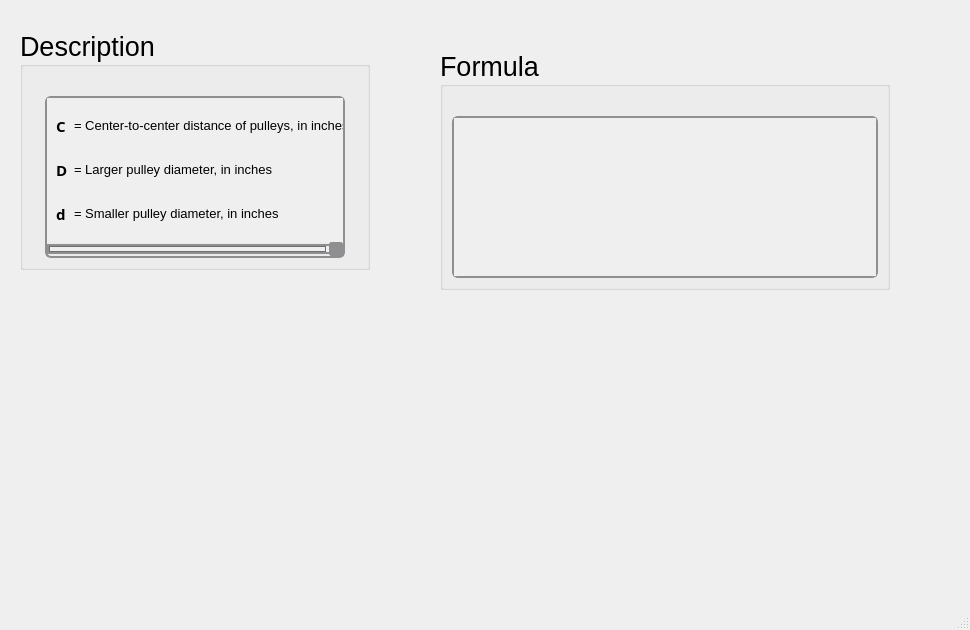
<?xml version="1.0" encoding="UTF-8"?>
<ui version="4.0">
 <class>MainWindow</class>
 <widget class="QMainWindow" name="MainWindow">
  <property name="geometry">
   <rect>
    <x>0</x>
    <y>0</y>
    <width>970</width>
    <height>630</height>
   </rect>
  </property>
  <property name="windowTitle">
   <string>MainWindow</string>
  </property>
  <widget class="QWidget" name="centralwidget">
   <widget class="QGroupBox" name="groupBox_251">
    <property name="geometry">
     <rect>
      <x>20</x>
      <y>30</y>
      <width>350</width>
      <height>240</height>
     </rect>
    </property>
    <property name="sizePolicy">
     <sizepolicy hsizetype="Minimum" vsizetype="Minimum">
      <horstretch>0</horstretch>
      <verstretch>0</verstretch>
     </sizepolicy>
    </property>
    <property name="minimumSize">
     <size>
      <width>350</width>
      <height>0</height>
     </size>
    </property>
    <property name="maximumSize">
     <size>
      <width>350</width>
      <height>241</height>
     </size>
    </property>
    <property name="font">
     <font>
      <family>Segoe UI</family>
      <pointsize>20</pointsize>
      <weight>50</weight>
      <italic>false</italic>
      <bold>false</bold>
     </font>
    </property>
    <property name="title">
     <string>Description</string>
    </property>
    <layout class="QGridLayout" name="gridLayout_514">
     <item row="0" column="0">
      <spacer name="verticalSpacer_251">
       <property name="orientation">
        <enum>Qt::Vertical</enum>
       </property>
       <property name="sizeType">
        <enum>QSizePolicy::Fixed</enum>
       </property>
       <property name="sizeHint" stdset="0">
        <size>
         <width>20</width>
         <height>20</height>
        </size>
       </property>
      </spacer>
     </item>
     <item row="1" column="0">
      <widget class="QScrollArea" name="scrollArea_125">
       <property name="sizePolicy">
        <sizepolicy hsizetype="Minimum" vsizetype="Minimum">
         <horstretch>0</horstretch>
         <verstretch>0</verstretch>
        </sizepolicy>
       </property>
       <property name="maximumSize">
        <size>
         <width>300</width>
         <height>361</height>
        </size>
       </property>
       <property name="font">
        <font>
         <family>Segoe UI</family>
         <pointsize>15</pointsize>
         <weight>50</weight>
         <italic>false</italic>
         <bold>false</bold>
        </font>
       </property>
       <property name="styleSheet">
        <string notr="true">QScrollArea {
    background: qlineargradient(x1:0, y1:0, x2:0, y2:1,
                               stop:0 #f6f7fa, stop:1 #dadbde);
    border: 2px solid #8f8f91;
    border-radius: 6px;
}

QScrollArea QScrollBar:vertical, QScrollArea QScrollBar:horizontal {
    background: qlineargradient(x1:0, y1:0, x2:0, y2:1,
                               stop:0 #f6f7fa, stop:1 #dadbde);
    border: 2px solid #8f8f91;
    border-radius: 6px;
    width: 14px;
    height: 14px;
    margin: 2px 0 2px 0;
}

/* Completely remove the bottom button of the vertical scrollbar */
QScrollArea QScrollBar::add-line:vertical {
    height: 0px;
    width: 0px;
    border: none;
    background: none;
    margin: 0px;
    padding: 0px;
}

QScrollArea QScrollBar::handle:vertical, QScrollArea QScrollBar::handle:horizontal {
    background: qlineargradient(x1:0, y1:0, x2:0, y2:1,
                               stop:0 #8f8f91, stop:1 #6f6f71);
    min-height: 20px;
    border-radius: 6px;
    border: 1px solid #6f6f71;
}

QScrollArea QScrollBar::handle:vertical:hover, QScrollArea QScrollBar::handle:horizontal:hover {
    background: qlineargradient(x1:0, y1:0, x2:0, y2:1,
                               stop:0 #6f6f71, stop:1 #4f4f51);
    border: 1px solid #4f4f51;
}

QScrollArea QScrollBar::sub-line:vertical, QScrollArea QScrollBar::add-line:horizontal, QScrollArea QScrollBar::sub-line:horizontal {
    background: #8f8f91;
    border: none;
    border-radius: 3px;
    height: 14px;
    width: 14px;
    subcontrol-origin: margin;
}

QScrollArea QScrollBar::sub-line:vertical:hover, QScrollArea QScrollBar::add-line:horizontal:hover, QScrollArea QScrollBar::sub-line:horizontal:hover {
    background: #6f6f71;
}

QScrollArea QScrollBar::add-page:vertical, QScrollArea QScrollBar::sub-page:vertical,
QScrollArea QScrollBar::add-page:horizontal, QScrollArea QScrollBar::sub-page:horizontal {
    background: transparent;
}
</string>
       </property>
       <property name="verticalScrollBarPolicy">
        <enum>Qt::ScrollBarAsNeeded</enum>
       </property>
       <property name="horizontalScrollBarPolicy">
        <enum>Qt::ScrollBarAsNeeded</enum>
       </property>
       <property name="widgetResizable">
        <bool>true</bool>
       </property>
       <widget class="QWidget" name="scrollAreaWidgetContents_125">
        <property name="geometry">
         <rect>
          <x>0</x>
          <y>0</y>
          <width>325</width>
          <height>132</height>
         </rect>
        </property>
        <layout class="QGridLayout" name="gridLayout_515">
         <item row="1" column="1">
          <widget class="QLabel" name="htext_374">
           <property name="font">
            <font>
             <family>MS Shell Dlg 2</family>
             <pointsize>11</pointsize>
             <weight>50</weight>
             <italic>false</italic>
             <bold>false</bold>
            </font>
           </property>
           <property name="text">
            <string>&lt;html&gt;&lt;head/&gt;&lt;body&gt;&lt;p&gt;&lt;span style=&quot; font-size:10pt;&quot;&gt;= Larger pulley diameter, in inches&lt;/span&gt;&lt;/p&gt;&lt;/body&gt;&lt;/html&gt;</string>
           </property>
          </widget>
         </item>
         <item row="1" column="0">
          <widget class="QLabel" name="label_28">
           <property name="font">
            <font>
             <family>Segoe UI Variable Small Semibol</family>
             <pointsize>11</pointsize>
             <weight>75</weight>
             <bold>true</bold>
            </font>
           </property>
           <property name="text">
            <string>D</string>
           </property>
          </widget>
         </item>
         <item row="2" column="0">
          <widget class="QLabel" name="label_27">
           <property name="font">
            <font>
             <family>Segoe UI Variable Small Semibol</family>
             <pointsize>11</pointsize>
             <weight>75</weight>
             <bold>true</bold>
            </font>
           </property>
           <property name="text">
            <string>d</string>
           </property>
          </widget>
         </item>
         <item row="2" column="1">
          <widget class="QLabel" name="htext_369">
           <property name="font">
            <font>
             <family>MS Shell Dlg 2</family>
             <pointsize>11</pointsize>
             <weight>50</weight>
             <italic>false</italic>
             <bold>false</bold>
            </font>
           </property>
           <property name="text">
            <string>&lt;html&gt;&lt;head/&gt;&lt;body&gt;&lt;p&gt;&lt;span style=&quot; font-size:10pt;&quot;&gt;= Smaller pulley diameter, in inches&lt;/span&gt;&lt;/p&gt;&lt;/body&gt;&lt;/html&gt;</string>
           </property>
          </widget>
         </item>
         <item row="0" column="0">
          <widget class="QLabel" name="label_316">
           <property name="font">
            <font>
             <family>Segoe UI Variable Small Semibol</family>
             <pointsize>11</pointsize>
             <weight>75</weight>
             <bold>true</bold>
            </font>
           </property>
           <property name="text">
            <string>C</string>
           </property>
          </widget>
         </item>
         <item row="0" column="1">
          <widget class="QLabel" name="htext_982">
           <property name="font">
            <font>
             <family>MS Shell Dlg 2</family>
             <pointsize>10</pointsize>
             <weight>50</weight>
             <italic>false</italic>
             <bold>false</bold>
            </font>
           </property>
           <property name="text">
            <string>&lt;html&gt;&lt;head/&gt;&lt;body&gt;&lt;p&gt;= Center-to-center distance of pulleys, in inches&lt;/p&gt;&lt;/body&gt;&lt;/html&gt;</string>
           </property>
          </widget>
         </item>
        </layout>
       </widget>
      </widget>
     </item>
    </layout>
   </widget>
   <widget class="QGroupBox" name="groupBox_252">
    <property name="geometry">
     <rect>
      <x>440</x>
      <y>50</y>
      <width>450</width>
      <height>240</height>
     </rect>
    </property>
    <property name="sizePolicy">
     <sizepolicy hsizetype="Minimum" vsizetype="Minimum">
      <horstretch>0</horstretch>
      <verstretch>0</verstretch>
     </sizepolicy>
    </property>
    <property name="minimumSize">
     <size>
      <width>450</width>
      <height>0</height>
     </size>
    </property>
    <property name="maximumSize">
     <size>
      <width>450</width>
      <height>241</height>
     </size>
    </property>
    <property name="font">
     <font>
      <family>Segoe UI</family>
      <pointsize>20</pointsize>
      <weight>50</weight>
      <italic>false</italic>
      <bold>false</bold>
     </font>
    </property>
    <property name="title">
     <string>Formula</string>
    </property>
    <layout class="QGridLayout" name="gridLayout_516">
     <item row="1" column="0">
      <widget class="QScrollArea" name="scrollArea_126">
       <property name="sizePolicy">
        <sizepolicy hsizetype="Minimum" vsizetype="Minimum">
         <horstretch>0</horstretch>
         <verstretch>0</verstretch>
        </sizepolicy>
       </property>
       <property name="font">
        <font>
         <family>Segoe UI</family>
         <pointsize>15</pointsize>
         <weight>50</weight>
         <italic>false</italic>
         <bold>false</bold>
        </font>
       </property>
       <property name="styleSheet">
        <string notr="true">QScrollArea {
    background: qlineargradient(x1:0, y1:0, x2:0, y2:1,
                               stop:0 #f6f7fa, stop:1 #dadbde);
    border: 2px solid #8f8f91;
    border-radius: 6px;
}

QScrollArea QScrollBar:vertical, QScrollArea QScrollBar:horizontal {
    background: qlineargradient(x1:0, y1:0, x2:0, y2:1,
                               stop:0 #f6f7fa, stop:1 #dadbde);
    border: 2px solid #8f8f91;
    border-radius: 6px;
    width: 14px;
    height: 14px;
    margin: 2px 0 2px 0;
}

/* Completely remove the bottom button of the vertical scrollbar */
QScrollArea QScrollBar::add-line:vertical {
    height: 0px;
    width: 0px;
    border: none;
    background: none;
    margin: 0px;
    padding: 0px;
}

QScrollArea QScrollBar::handle:vertical, QScrollArea QScrollBar::handle:horizontal {
    background: qlineargradient(x1:0, y1:0, x2:0, y2:1,
                               stop:0 #8f8f91, stop:1 #6f6f71);
    min-height: 20px;
    border-radius: 6px;
    border: 1px solid #6f6f71;
}

QScrollArea QScrollBar::handle:vertical:hover, QScrollArea QScrollBar::handle:horizontal:hover {
    background: qlineargradient(x1:0, y1:0, x2:0, y2:1,
                               stop:0 #6f6f71, stop:1 #4f4f51);
    border: 1px solid #4f4f51;
}

QScrollArea QScrollBar::sub-line:vertical, QScrollArea QScrollBar::add-line:horizontal, QScrollArea QScrollBar::sub-line:horizontal {
    background: #8f8f91;
    border: none;
    border-radius: 3px;
    height: 14px;
    width: 14px;
    subcontrol-origin: margin;
}

QScrollArea QScrollBar::sub-line:vertical:hover, QScrollArea QScrollBar::add-line:horizontal:hover, QScrollArea QScrollBar::sub-line:horizontal:hover {
    background: #6f6f71;
}

QScrollArea QScrollBar::add-page:vertical, QScrollArea QScrollBar::sub-page:vertical,
QScrollArea QScrollBar::add-page:horizontal, QScrollArea QScrollBar::sub-page:horizontal {
    background: transparent;
}
</string>
       </property>
       <property name="verticalScrollBarPolicy">
        <enum>Qt::ScrollBarAsNeeded</enum>
       </property>
       <property name="widgetResizable">
        <bool>true</bool>
       </property>
       <widget class="QWidget" name="scrollAreaWidgetContents_126">
        <property name="geometry">
         <rect>
          <x>0</x>
          <y>0</y>
          <width>422</width>
          <height>146</height>
         </rect>
        </property>
        <layout class="QGridLayout" name="gridLayout_517">
         <item row="0" column="0">
          <widget class="QLabel" name="htext_980">
           <property name="font">
            <font>
             <family>MS Shell Dlg 2</family>
             <pointsize>11</pointsize>
             <weight>50</weight>
             <italic>false</italic>
             <bold>false</bold>
            </font>
           </property>
           <property name="text">
            <string>&lt;html&gt;&lt;head/&gt;&lt;body&gt;&lt;p&gt;&lt;img src=&quot;:/desc/images/Lp vbelt.png&quot;/&gt;&lt;/p&gt;&lt;/body&gt;&lt;/html&gt;</string>
           </property>
           <property name="scaledContents">
            <bool>true</bool>
           </property>
          </widget>
         </item>
        </layout>
       </widget>
      </widget>
     </item>
     <item row="0" column="0">
      <spacer name="verticalSpacer_252">
       <property name="orientation">
        <enum>Qt::Vertical</enum>
       </property>
       <property name="sizeType">
        <enum>QSizePolicy::Fixed</enum>
       </property>
       <property name="sizeHint" stdset="0">
        <size>
         <width>20</width>
         <height>20</height>
        </size>
       </property>
      </spacer>
     </item>
    </layout>
   </widget>
  </widget>
  <widget class="QMenuBar" name="menubar">
   <property name="geometry">
    <rect>
     <x>0</x>
     <y>0</y>
     <width>970</width>
     <height>24</height>
    </rect>
   </property>
  </widget>
  <widget class="QStatusBar" name="statusbar"/>
 </widget>
 <resources/>
 <connections/>
</ui>
